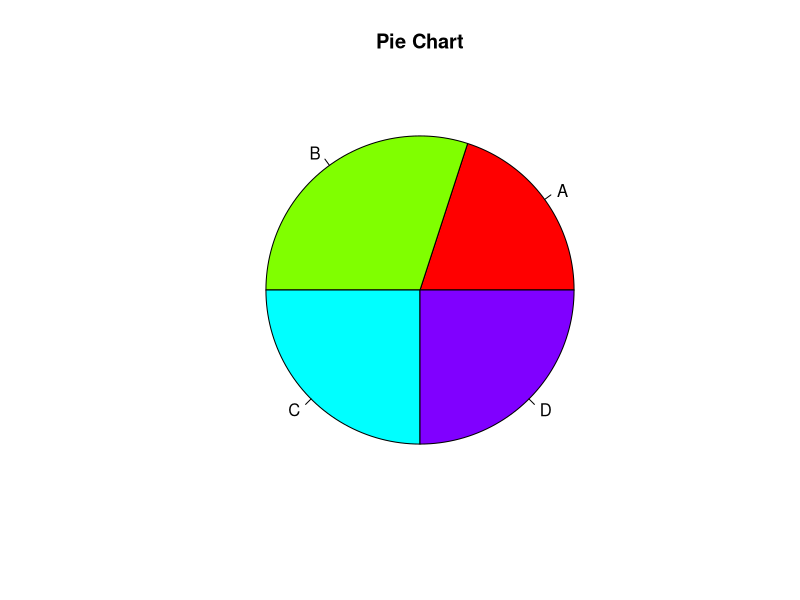

This figure's R source:
slices <- c(20, 30, 25, 25)
labels <- c("A", "B", "C", "D")

pie(slices,
    labels = labels,
    col = rainbow(length(slices)),
    main = "Pie Chart")
